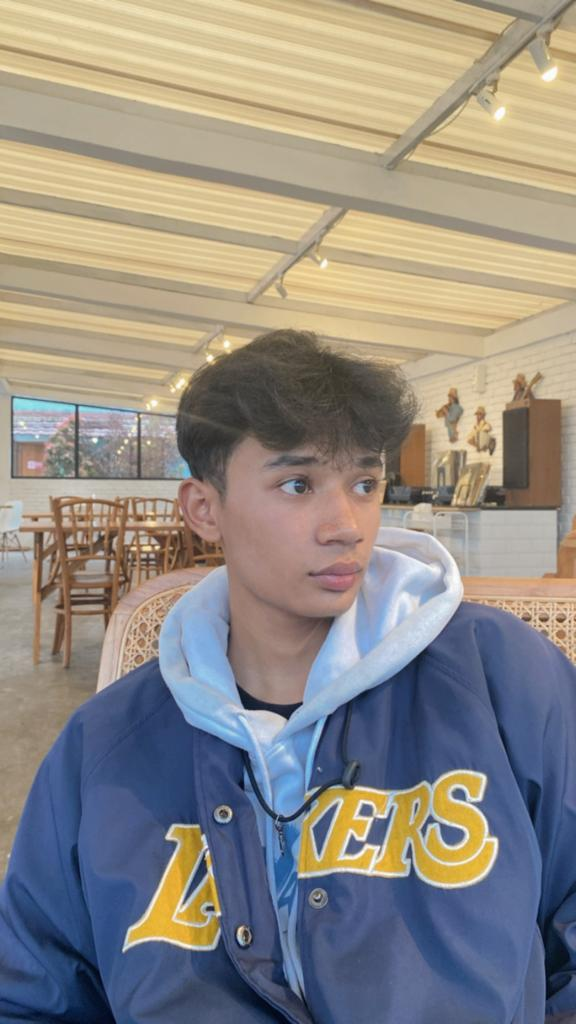
#> input picture Rizki.jpg, 576 x 1024 px
$ python 'Skala Interpolasi Miring.py'
#> lines starting #> are read from the running program, lines starting #| are printed output that depends on the picture
import cv2 as cv
import numpy as np
import matplotlib.pyplot as plt

image = cv.imread("Rizki.jpg")
#> image is the input picture: shape (1024, 576, 3); mean B, G, R 132.9, 139.8, 145.6
fig, ax = plt.subplots(1, 3, figsize=(16, 8))

# image size being 0.15 times of it's original size
image_scaled = cv.resize(image, None, fx=0.15, fy=0.15)
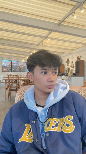
#> image_scaled: shape (154, 86, 3); mean B, G, R 132.6, 139.5, 145.2
ax[0].imshow(cv.cvtColor(image_scaled, cv.COLOR_BGR2RGB))
ax[0].set_title("Linear Interpolation Scale")

# image size being 2 times of it's original size
image_scaled_2 = cv.resize(image, None, fx=2, fy=2, interpolation=cv.INTER_CUBIC)
ax[1].imshow(cv.cvtColor(image_scaled_2, cv.COLOR_BGR2RGB))
ax[1].set_title("Cubic Interpolation Scale")

# image size being 0.15 times of it's original size
image_scaled_3 = cv.resize(image, (200, 400), interpolation=cv.INTER_AREA)
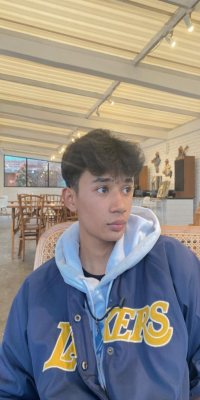
#> image_scaled_3: shape (400, 200, 3); mean B, G, R 132.9, 139.8, 145.6
ax[2].imshow(cv.cvtColor(image_scaled_3, cv.COLOR_BGR2RGB))
ax[2].set_title("Skewed Interpolation Scale")

plt.show()
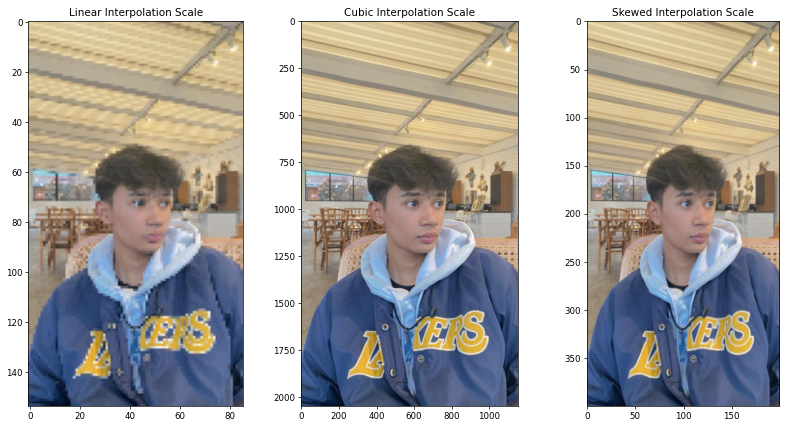
#> figure drawn by matplotlib, 3 panels
